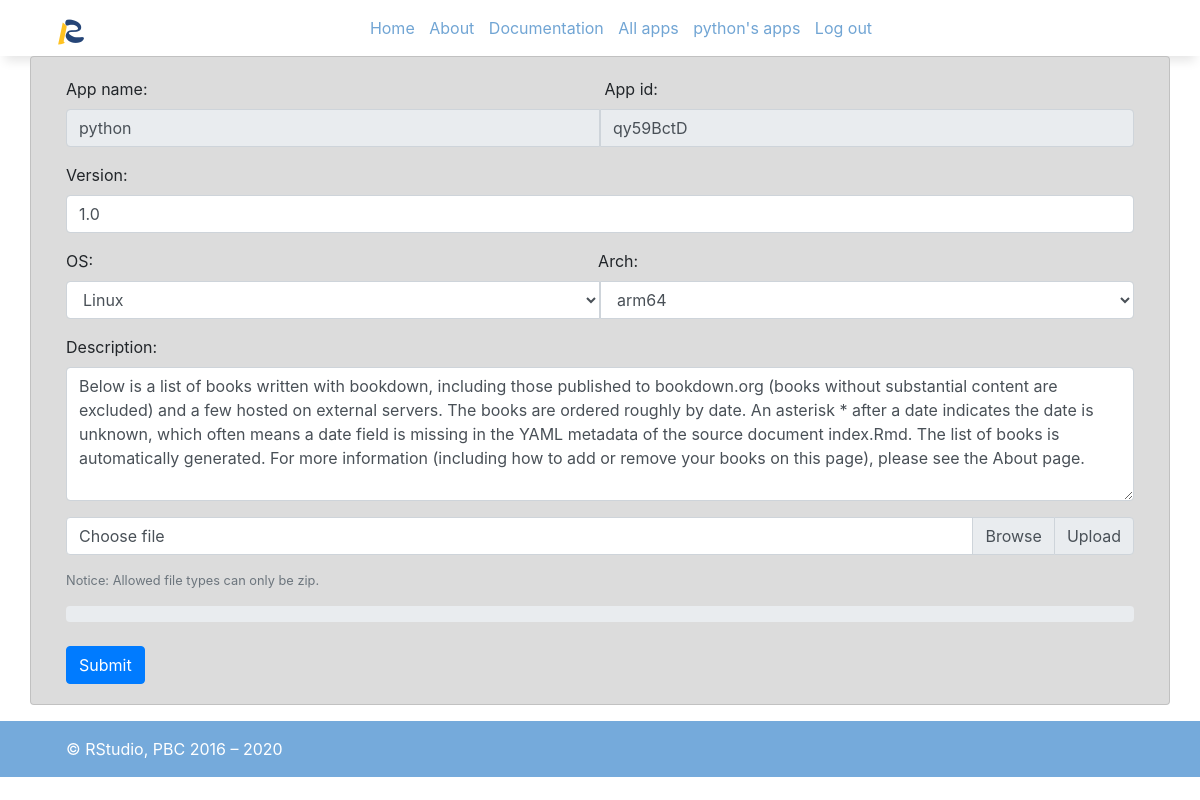
Screenshot of /update/qy59BctD (signed in) with the database file from the repository.
### tables this page shows
CREATE TABLE "package" (
  "pakid" text NOT NULL,
  "pakname" TEXT NOT NULL,
  "pakauthor" TEXT NOT NULL,
  "version" TEXT NOT NULL,
  "pakdesc" TEXT NOT NULL,
  "pakos" TEXT NOT NULL,
  "arch" TEXT,
  "distribution" TEXT,
  "pakdate" TEXT NOT NULL,
  "upmethod" TEXT NOT NULL,
  "title" TEXT,
  "rversion" TEXT,
  "runcmd" TEXT,
  "filepath" TEXT NOT NULL,
  "fileurl" TEXT,
  "paktag" TEXT,
  PRIMARY KEY ("pakid"),
  FOREIGN KEY ("pakauthor") REFERENCES "user" ("username") ON DELETE NO ACTION ON UPDATE NO ACTION
);

### main.py (the view, shortened to what this page needs)
@app.route('/update/<pakid>', methods=['POST', 'GET'])
def update_package(pakid):
    try:
        package_data = get_package_data(pakid)
        pakauthor = package_data[2]
        logged_in_username = session.get('username')
        if logged_in_username != pakauthor:
            return redirect('/login')
        error = None
        create_temp_folder(TEMP_FOLDER)
        if request.method == 'GET':
            return render_template('update.html', pakid = package_data[0], pakname = package_data[1], pakauthor =package_data[2] , version = package_data[3], pakdesc=package_data[4], pakos = package_data[5], arch = package_data[6])
    except Exception as e:
        return str(e)

### database.py (called while the page is built)
def get_db():
    db = sqlite3.connect(DATABASE)
    cur = db.cursor()
    return db, cur

def get_package_data(pakid):
    db, cur = get_db()
    package_data = cur.execute("SELECT * FROM package where pakid = ?",
                                      [pakid]).fetchone()
    close_db(db, cur)
    return package_data

def create_temp_folder(temp_path):
    if not os.path.exists(temp_path):
        os.makedirs(temp_path, exist_ok=True)

### templates/update.html (shortened to what this page needs)
<!doctype html>
<html>
<head>
    <link rel="stylesheet" href="../static/css/style.css"/>
    <link rel="stylesheet" href="../static/css/bootstrap.min.css">
</head>
<body>
{% extends 'base.html' %}
{% block content %}
<div class="container">
    <div class="row">
        <div class="col card" style="background-color: gainsboro">
            <div class="card-body">
                <form action="/update/{{ pakid }}" name="form" id="form" method="post">
                    <div class="mb-3">
                        <label for="input1">App name:&emsp;&emsp;&emsp;&emsp;&emsp;&emsp;&emsp;&emsp;&emsp;&emsp;&emsp;&emsp;&emsp;&emsp;&emsp;&emsp;&emsp;&emsp;&emsp;&emsp;&emsp;&emsp;&emsp;&emsp;&emsp;&emsp;&emsp;&emsp;&nbsp;&nbsp;App id:</label>
                        <div class="input-group">
                            <input type="text" name="pakname" class="form-control"
                                   aria-describedby="validatedInputGroupPrepend"
                                   id="input1" placeholder="app name" value="{{ pakname }}" readonly style="margin-left: 0">
                            <input type="text" name="pakid" class="form-control"
                                   aria-describedby="validatedInputGroupPrepend"
                                   id="input2" placeholder="app id" value="{{ pakid }}" readonly style="margin-left: 0">
                        </div>
                    </div>
                    <div class="mb-3">
                        <label for="input3">Version:</label>
                        <div class="input-group">
                            <input type="text" name="version" class="form-control"
                                   aria-describedby="validatedInputGroupPrepend"
                                   id="input3" placeholder="your package version" value="{{ version }}" required style="margin-left: 0">
                        </div>
                    </div>
                    <div class="mb-3">
                        <label for="input4">OS:&emsp;&emsp;&emsp;&emsp;&emsp;&emsp;&emsp;&emsp;&emsp;&emsp;&emsp;&emsp;&emsp;&emsp;&emsp;&emsp;&emsp;&emsp;&emsp;&emsp;&emsp;&emsp;&emsp;&emsp;&emsp;&emsp;&emsp;&emsp;&emsp;&emsp;&emsp;&nbsp;&nbsp;Arch:</label>
                        <div class="input-group">
                            <select name="pakos" id="input4" class="form-control" required style="margin-left: 0">
                                <option value="{{ pakos }}" selected hidden >{{ pakos }}</option>
                            </select>
                            <select name="arch" id="input5" class="form-control" required style="margin-left: 0">
                                <option value="{{ arch }}" selected hidden>{{ arch }}</option>
                            </select>
                        </div>
                    </div>
                    <div class="mb-3">
                        <label for="validationTextarea">Description:</label>
                        <textarea class="form-control" rows="5" name="pakdesc" id="validationTextarea2"
                                  placeholder="a brief description"
                                  required style="margin-left: 0">{{ pakdesc }}</textarea>
                    </div>
                    <div class="input-group mb-3">
                        <div class="custom-file">
                            <label class="custom-file-label" for="inputGroupFile02"
                                   aria-describedby="inputGroupFileAddon02">Choose file</label>
                        </div>
                        <div class="input-group-append">
                            <button class="input-group-text" id="inputGroupFileAddon02">Upload</button>
                        </div>
                    </div>
                    <div class="mb-3">
                        <small id="emailHelp" class="form-text text-muted">
                            Notice: Allowed file types can only be zip.
                        </small>
                    </div>
                    <div class="progress">
                    </div>
                    <br>
                    <button class="btn btn-primary" id="subButton" type="submit">Submit</button>
                </form>
            </div>
        </div>
    </div>
</div>
{% endblock content %}

### static/css/style.css (style rules this page uses)
body { margin: 0 auto 0; line-height: 1.5em; }
.container, .menu ul, .footer, main { max-width: 1100px; margin: 0 auto 0; }
.menu, .container, .footer, main { padding: 0 1em 0; }

### rows the page displays
package: pakname "python", pakid "qy59BctD", version "1.0", pakos "Linux", arch "arm64", pakdesc "Below is a list of books written with bookdown, including those published to bookdown.org (books without substantial content are excluded) and a few hosted on external servers. The books are ordered roughly by date. An asterisk * after a date indicates the date is unknown, which often means a date field is missing in the YAML metadata of the source document index.Rmd. The list of books is automatically generated. For more information (including how to add or remove your books on this page), please see the About page."

### other values shown
{{ session.get('username') + "'s apps" }} "python's apps"
